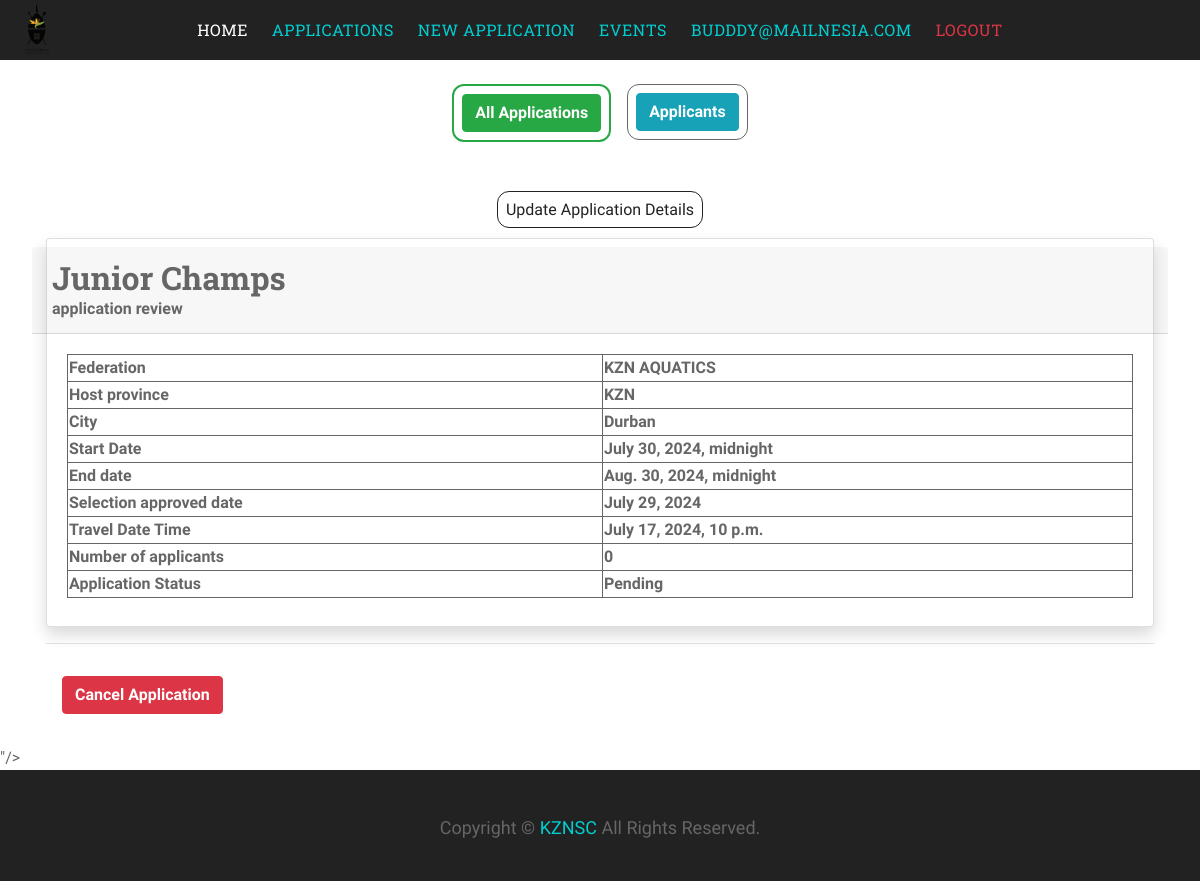
Before: /Application_review/1 (signed in) with the older database file.
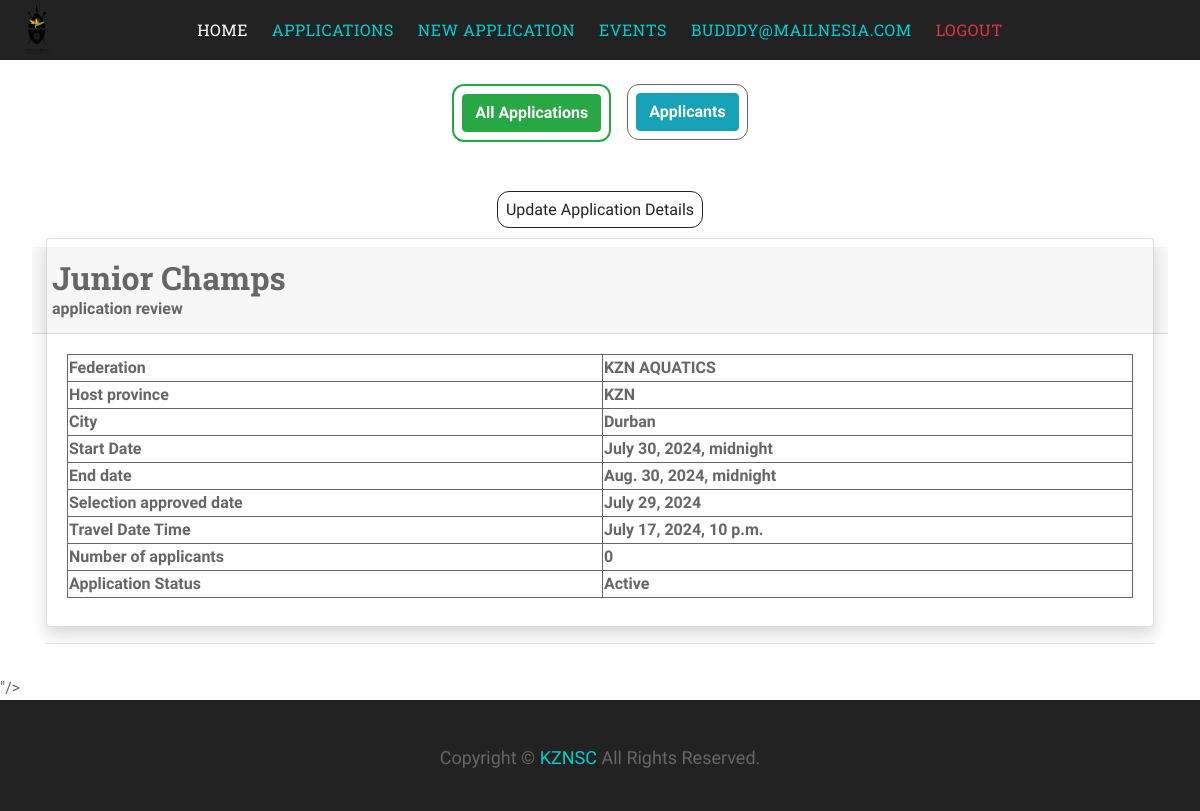
After: the same page with the newer database file.
### MyApp/models.py (models this page shows)
class Application(models.Model):
    ApplicationId = models.AutoField(primary_key=True)
    Committee = models.ForeignKey(CommitteeMember,blank=True,null=True,on_delete=models.DO_NOTHING)
    user = models.ForeignKey(User,blank=True,null=True,on_delete=models.CASCADE)
    Federation = models.ForeignKey(Federation,blank=True,null=True,on_delete=models.CASCADE)
    EventName = models.CharField(max_length=255)
    StartDate = models.DateTimeField(max_length=255)
    EndDate = models.DateTimeField(max_length=255)
    HostCity = models.CharField(max_length=255)
    HostProvince =models.CharField(max_length=255)
    ReportSubmitAgreement = models.BooleanField(default=False)
    NumberOfTeam = models.IntegerField(default=0)
    MethodOfSelection = models.CharField(max_length=255)
    SelectionApprovedDate = models.DateField(max_length=255)
    TravelDateTime = models.DateTimeField(max_length=255)
    CodeOfConductAcceped = models.BooleanField(default=False)
    AcceptanceOfTeamAppointment = models.CharField(max_length=300, default='NotProvided')
    EventInvitation  = models.CharField(max_length=300, default='NotProvided')
    ApplicationDate  = models.DateTimeField(default=datetime.now())
    Step = models.CharField(max_length=255, default='start')
    ApplicationStatus = models.CharField(max_length=255, default='Oncreate')
    isHistory = models.BooleanField(default=False)
    DateCreated = models.DateTimeField(default=datetime.now())
    DeclineReason = models.TextField(blank=True, null=True)
    CancelReason = models.TextField(blank=True, null=True)
    is_App_taking = models.BooleanField(default = False)
    ApplicantsClosingDate = models.DateTimeField(default=datetime.now())
    LateAppMotivation = models.TextField(max_length=255)
    ApparelLetters = models.CharField(max_length=300, blank=True, null=True)
    is_lateApplication = models.BooleanField(default=False)

class Federation(models.Model):
    user = models.ForeignKey(User,blank=True,null=True,on_delete=models.CASCADE)
    FederationId = models.AutoField(primary_key=True, null= False, blank=False)
    FederationPersonel = models.ForeignKey(FederationPersonel,blank=True,null=True,on_delete=models.CASCADE)
    FederationName = models.TextField(blank=True, null = True)
    dateSelected = models.DateField(default=datetime.now())
    year = models.IntegerField()
    FederationEmail = models.TextField(null = True, blank= True)
    is_Gov_approved = models.CharField(max_length=30, default='Pending')
    date_requested = models.DateTimeField(default =datetime.now())
    date_approved = models.DateTimeField(default =datetime.now())

### MyApp/views.py (the view, shortened to what this page needs)
# urls.py: path('Application_review/<int:applicationId>',views.Application_review, name="Application_review"),
@login_required
def Application_review(request, applicationId):
    application = None
    try:
        application = get_object_or_404(Application, pk=applicationId)
    except:
        messages.error(request, "The colors application you tried to access is not found")
        return redirect("home")
    represantatives = ApplicantApplication.objects.filter(Application = application,status = "OnTeam", is_deleted = False )
    user = application.user
    print("is_DateValid: ", )
    fedPerson = get_object_or_404(FederationPersonel, user = user)
    print(fedPerson)
    if application.Step == 'Complete':
        application.Step = 'Application_review'
        application.save()
    if request.method == 'GET':
        apparel = None
        if application.ApplicationStatus == "Active" or application.ApplicationStatus == "Sattled":
            try:
                apparel = get_object_or_404(Apparel, application= application)
            except:
                pass
        domain = get_current_site(request)
        informationOBJ = {
            "application":application,
            "represantatives":represantatives,
            "pendingApplicants":represantatives.filter(status = "Pending").count(),
            "FederationPersonel":fedPerson,
            "apparel":apparel,
            "domain":domain,
            "numApplicants":represantatives.count()
            }
        return render(request, 'MyApp/Application_review.html', informationOBJ)

### MyApp/templates/MyApp/Application_review.html (shortened to what this page needs)
{% extends "MyApp/base.html" %}
{% block content %}
    {% load static %}
        <link href="{% static "MyApp/reviewCss.css" %}" rel="stylesheet"/>
    <div class="row"  style="display:flex;justify-content:center; padding:1rem">
            {% if user.is_staff %}
                {% if user.is_superuser %}
                {% else %}
                    <div style="padding:0.5rem;">
                        <div class="text-success" style="padding:0.5rem; border:solid 2px; border-radius:12px">
                            <a href="{% url 'Applications'  %}" class="btn btn-success">
                                <b>
                                    All Applications
                                </b>
                            </a>
                        </div>
                    </div>
                {% endif %}
            {% else %}
                <div style="padding:0.5rem;">
                    <div class="text-success" style="padding:0.5rem; border:solid 2px; border-radius:12px">
                        <a href="{% url 'my_applications'  %}"  class="btn btn-success">
                            <b>
                                All Applications
                            </b>
                        </a>
                    </div>
                </div>
            {% endif %}
        <div style="padding:0.5rem;">
            <div style="padding:0.5rem; border:solid 1px; border-radius:12px">
                <a href="{% url 'Applcants' applicationId=application.ApplicationId  %}" title="See Applicants page" class="btn btn-info">
                    <b>
                        Applicants
                    </b>
                </a>
            </div>
        </div>
    </div>
   <div class="container">
    <div>
        {% if user == application.user or application.Federation.FederationPersonel.user == user %}
            {% if application.isHistory == False%}
                <div style="display:flex; justify-content:center;padding:1rem">
                    <div>
                        <a style="border: solid 1px; padding:0.5rem; border-radius:12px"  title="Edit application details" href="{% url 'UpdateDetails' ApplicationId=application.ApplicationId %}" >
                            Update Application Details
                        </a>
                    </div>
                </div>
            {% endif %}
        {% endif %}
        <div class=" " style="width:100%">
            <div class="card border-left-primary shadow h-100 py-2">
                <div class="card-header row">
                   <div>
                        <h2>
                            {{application.EventName}}
                        </h2> <b>application review</b>
                   </div>
                    <div style="padding:0.5rem;">
                    </div>
                </div>
                <div class="card-body">
                    <div class="no-gutters align-items-center">
                        <div class="col mr-2" style="">
                            <div class=" font-weight-bold" >
                                <table class="" >
                                    <tr>
                                        <td>
                                            <b>Federation</b>
                                        </td>
                                        <td>
                                            {{application.Federation.FederationName}}
                                        </td>
                                    </tr>
                                    <tr>
                                        <td>
                                            <b>Host province</b>
                                        </td>
                                        <td>
                                            {{application.HostProvince}}
                                        </td>
                                    </tr>
                                    <tr >
                                        <td>
                                            <b>City</b>
                                        </td>
                                        <td>
                                            {{application.HostCity}}
                                        </td>
                                    </tr>
                                    <tr >
                                        <td>
                                            <b>Start Date</b>
                                        </td>
                                        <td>
                                            {{application.StartDate}}
                                        </td>
                                    </tr>
                                    <tr >
                                        <td>
                                            <b>End date</b>
                                        </td>
                                        <td>
                                            {{application.EndDate}}
                                        </td>
                                    </tr>
                                    <tr >
                                        <td>
                                            <b>Selection approved date</b>
                                        </td>
                                        <td>
                                            {{application.SelectionApprovedDate}}
                                        </td>
                                    </tr>
                                    <tr >
                                        <td>
                                            <b>Travel Date Time</b>
                                        </td>
                                        <td>
                                            {{application.TravelDateTime}}
                                        </td>
                                    </tr>
                                    <tr >
                                        <td>
                                            <b>Number of applicants</b>
                                        </td>
                                        <td>
                                            {{numApplicants}}
                                        </td>
                                    </tr>
                                    <tr >
                                        <td>
                                            <b>Application Status</b>
                                        </td>
                                        <td>
                                            {{application.ApplicationStatus}}
                                        </td>
                                    </tr>
                                </table>
                            </div>
                        </div>
                    </div>
                </div>
            </div>
        </div>
       </div>
        <hr/>
        {% if user.is_superuser != True %}
                {% if application.ApplicationStatus == "Pending"%}
                    <div class="container">
                        <a href="{% url 'CancelApplication' applicationId=application.ApplicationId %}" class="btn btn-danger">
                           <b>
                                Cancel Application
                           </b>
                        </a>
                    </div>
                {% endif %}
        {% else %}
            {% if application.ApplicationStatus == 'Pending'%}
            {% endif %}
        {% endif %}
</div>
<input type="hidden" id="csrf_token" value="{% csrf_token %}"/>
{% endblock %}

### MyApp/templates/MyApp/base.html (shortened to what this page needs)
<!DOCTYPE html>
<html lang="en">
    <head>
        {%load static %}
        <link rel="stylesheet" href="{% static 'manage_personnel/global_personel.css' %}">
        <link href="{% static "test/vendor/bootstrap/css/bootstrap.min.css" %}" rel="stylesheet">
        <link href="{% static "test/vendor/font-awesome/css/font-awesome.min.css" %}" rel="stylesheet">
        <link href="{% static "test/vendor/slick/slick.css" %}" rel="stylesheet">
        <link href="{% static "test/vendor/slick/slick-theme.css" %}" rel="stylesheet">
        <link href="{% static 'test/vendor/tempusdominus/css/tempusdominus-bootstrap-4.min.css' %}" rel="stylesheet" />
        <link href="{% static 'test/css/hover-style.css' %}" rel="stylesheet">
        <link href="{% static 'test/css/style.css' %}" rel="stylesheet">
    </head>
    <body>
        <header id="header">
            <a href="{% url 'home' %}" class="logo"><img src="{% static 'manageProfile/images/kzn-sports-confederation-logo.png' %}" alt="logo"></a>
            <nav class="main-menu top-menu" >
                <ul>
                    <li class="active"><a href="{% url 'home' %}">Home</a></li>
                    {% if user.is_authenticated %}
                        {% if user.is_staff %}
                            <li class="nav-item text-uppercase font-weight-bold">
                                <a href="{% url 'Committee' %}" style="color: green;" class="nav-link">KZNSC Committee</a>
                            </li>
                            {% if user.is_superuser == False %}
                                <li class="nav-item text-uppercase font-weight-bold">
                                    <a href="{% url 'Applications' %}" style="color: green;" class="nav-link">Applications</a>
                                </li>
                            {% else %}
                                <li class="nav-item text-uppercase font-weight-bold">
                                    <a href="{% url 'ApprovedApplications' %}" style="color: green;" class="nav-link">Approved Applications</a>
                                </li>
                            {% endif %}
                        {% else %}
                            <li class="nav-item text-uppercase font-weight-bold">
                                <a class="nav-link" href="{%   url 'my_applications' %}" >Applications</a>
                            </li>
                            <li class="nav-item text-uppercase font-weight-bold">
                                <a class="nav-link" href="{%   url 'ChoosApplicationType' %}" >New Application</a>
                            </li>
                            <li class="nav-item text-uppercase font-weight-bold">
                                <a class="nav-link" href="{%   url 'Select_Event' %}" >Events</a>
                            </li>
                        {% endif %}
                        <li><a class="" href="{% url 'account' %}">{{user}}</a></li>
                        <li><a class="text-danger" href="{% url 'logoutuser' %}">Logout</a></li>
                    {% else %}
                        <li><a href="{% url 'Signup' %}">Register</a></li>
                        <li><a href="{% url 'login' %}">Login</a></li>
                    {% endif %}
                </ul>
            </nav>
        </header>
        {% block content %}
        {% endblock %}
        <div id="footer">
            <div class="container">
                <div class="row">
                    <div class="col-12">
                        <p>Copyright &#169; <a href="https://htmlcodex.com">KZNSC</a> All Rights Reserved.</p>
                    </div>
                </div>
            </div>
        </div>
    </body>
</html>

Changed rows visible on the page:
changed Application "Junior Champs": ApplicationStatus "Pending" → "Active"
Other visible differences:
text no longer shown: "Cancel Application"
